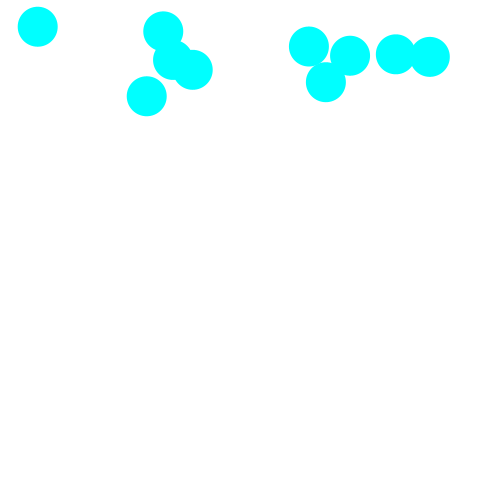
Frame 1 (no input)
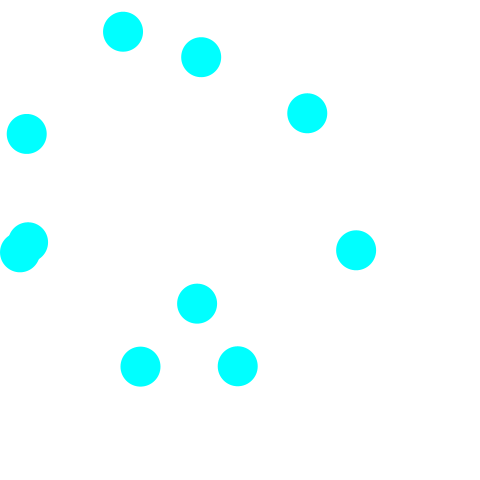
Frame 60 (the mouse pressed at the canvas centre just before this capture)
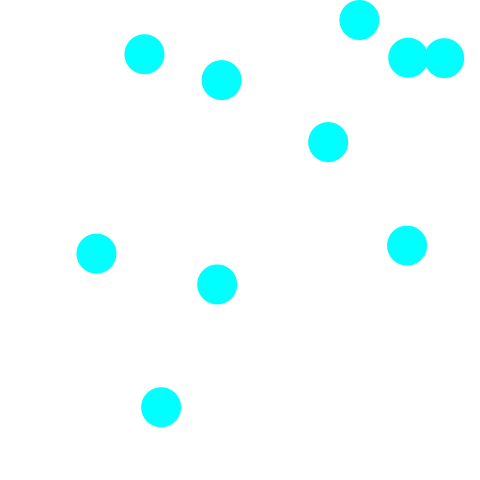
Frame 120 (the mouse held since frame 60 and released just before this capture)

The Processing sketch that drew these frames (run headless with seeded random() and noise(); from frame 60 on, the mouse is pressed at the canvas centre):

// Processing sketch: ObjectsAndMouseCursor
// ── ObjectsAndMouseCursor.pde
// 定数
final int X = 0;
final int Y = 1;
final int VX = 2;
final int VY = 3;
final float vx0min = -7;            // vxの初期値の下限
final float vx0max = 5;             // vxの初期値の上限
final float vy0min = 4;             // vyの初期値の下限
final float vy0max = 15;            // vyの初期値の上限
final float fps = 60.0;             // 1秒間あたりのフレーム数
final float gravity = 9.8 / 60;     // 重力加速度を1フレームあたりにしたもの
final float elas = 0.98;            // 反発係数力
final float d = 40.0;               // ボールの直径
final float hueMax = 360.0;         // 色相の最大値
final int nBalls = 10;               // ボールの個数
int color1;
// 変数
float[][] balls;                    // 複数のボールの位置と速度を保持する2次元配列を参照する変数
int[] energy;

void setup() {
  frameRate(fps);
  size(480, 480);
  noStroke();
  colorMode(HSB, hueMax, 100, 100);
  fill(0, 0, 0);
  balls = new float[nBalls][4];                      // ボールの x, y, vx, vy を nBalls 個分
  energy = new int[nBalls];
  // 初期位置と初期速度をボールごとに決定(乱数で)
  for (int i = 0; i < balls.length; i++) {
    balls[i][X]  = random(d / 2, width - d / 2);     // x
    balls[i][Y]  = random(d / 2, height / 5);        // y
    balls[i][VX] = random(vx0min, vx0max);           // vx
    balls[i][VY] = random(vy0min, vy0max);           // vy
  }
  for (int j = 0; j < energy.length; j++) {
    energy[j] = 0;
  }
}

void draw() {
  background(0, 0, 100);
  for (int i=0; i<nBalls; i++) {
    if (sqrt(pow(mouseX-balls[i][X], 2)+pow(mouseY-balls[i][Y], 2))>d/2) {
      fill(180, 100, 100);
      boundBall(balls, i);
      energy[i]=0;
      ellipse(balls[i][X], balls[i][Y], d, d);
    } else {
      color1=int(random(0,360));
      fill(color1, 100, 100);
      upSpeed(balls, i);
      energy[i]+=1;
      ellipse(balls[i][X], balls[i][Y], d+energy[i], d+energy[i]);
    }
  }

  // ここを考える
}

// 必要な関数は適宜追加

void upSpeed(float[][] ball, int i) {
  ball[i][VX] += 2;
}

void boundBall(float[][] ball, int i) {
  ball[i][X]  += ball[i][VX];          // ボールが速度ぶん移動する
  ball[i][VY] += gravity;           // 速度のy成分に重力加速度を加算する
  ball[i][Y]  += ball[i][VY];          // ボールが速度ぶん移動する
  if (ball[i][X] < d / 2) {
    ball[i][VX] = - ball[i][VX] * elas;
    ball[i][X] = d / 2;
  } else if (ball[i][X] > width - d / 2) {
    ball[i][VX] = - ball[i][VX]  * elas;
    ball[i][X] = width - d / 2;
  }
  if (ball[i][Y] > height - d / 2) {
    ball[i][VY] = - ball[i][VY] * elas;
    ball[i][Y] = height - d / 2;
  } else if (ball[i][Y] < d / 2) {
    ball[i][VY] = - ball[i][VY] * elas;
    ball[i][Y] = d / 2;
  }
}
